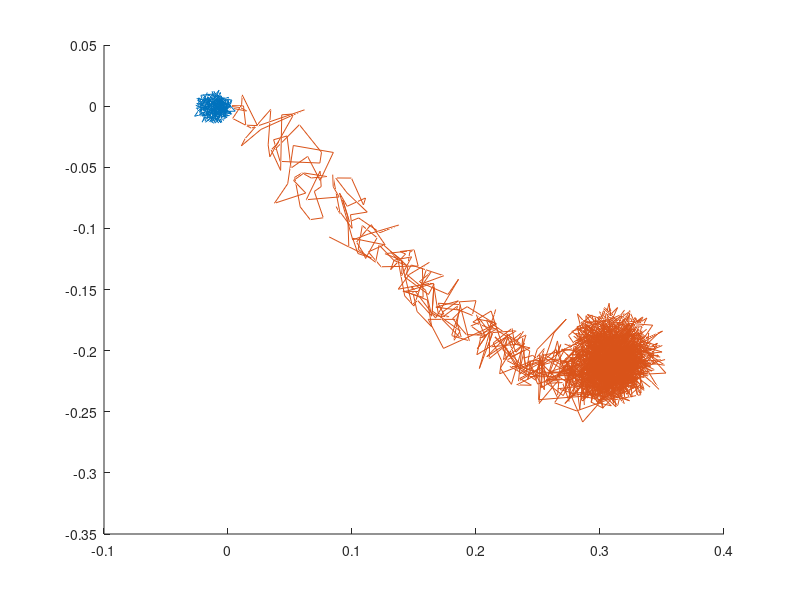

MATLAB code to generate this figure: (Note: this script raises an error after producing the figure.)
current = csvread('current.csv');
desired = csvread('desired.csv');
trajectory = csvread('trajectory.csv');
path = csvread('path.csv');
engines = csvread('engines.csv');

figure;
hold all;
plot3(current(:, 1), current(:, 2), current(:, 3));
plot3(desired(:, 1), desired(:, 2), desired(:, 3));
plot3(path(:, 1), path(:, 2), path(:, 3), 'rO');
plot3(trajectory(:, 1), trajectory(:, 2), trajectory(:, 3));
legend('Current Position', 'Desired Position', 'Actual Goal', 'Trajectory');
view(14, -14);

figure;
subplot(2, 1, 1);
plot(engines);
legend('Engine 1', 'Engine 2', 'Engine 3', 'Engine 4');
subplot(2, 1, 2);
plot(trajectory);
legend('x', 'y', 'z');